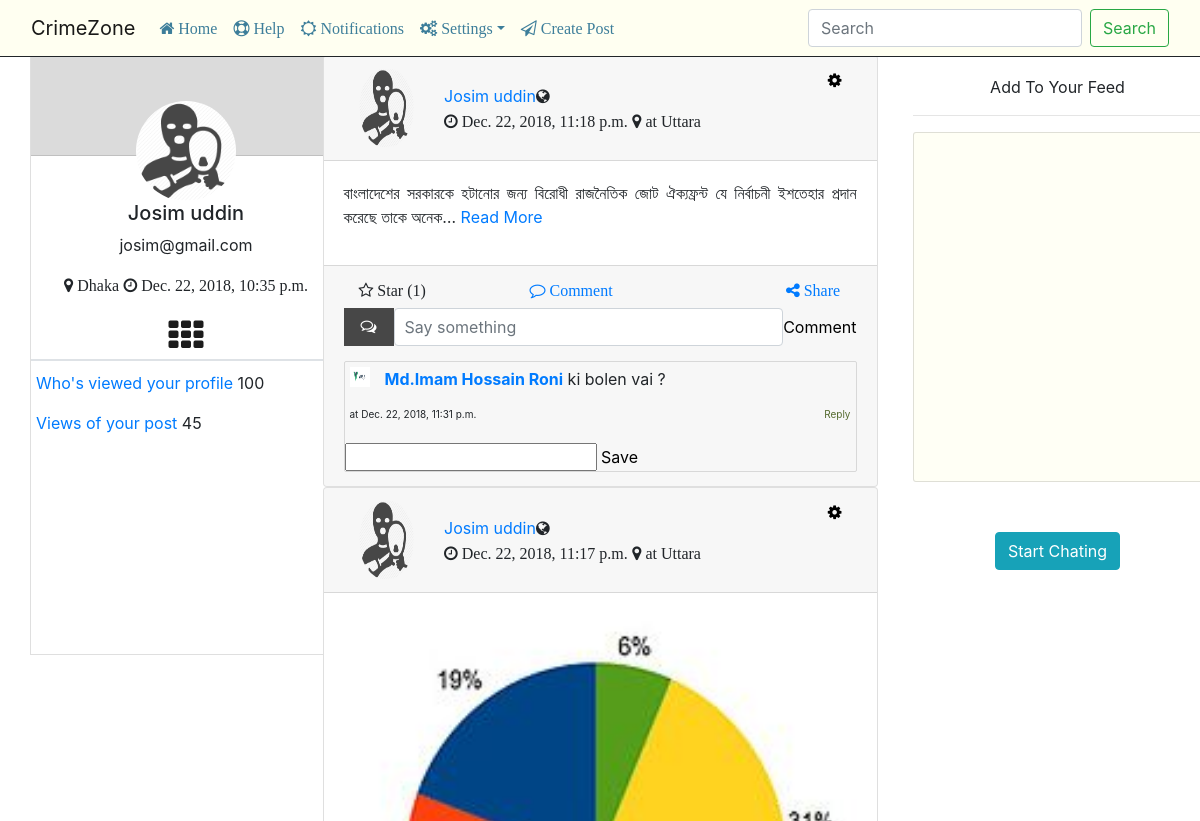
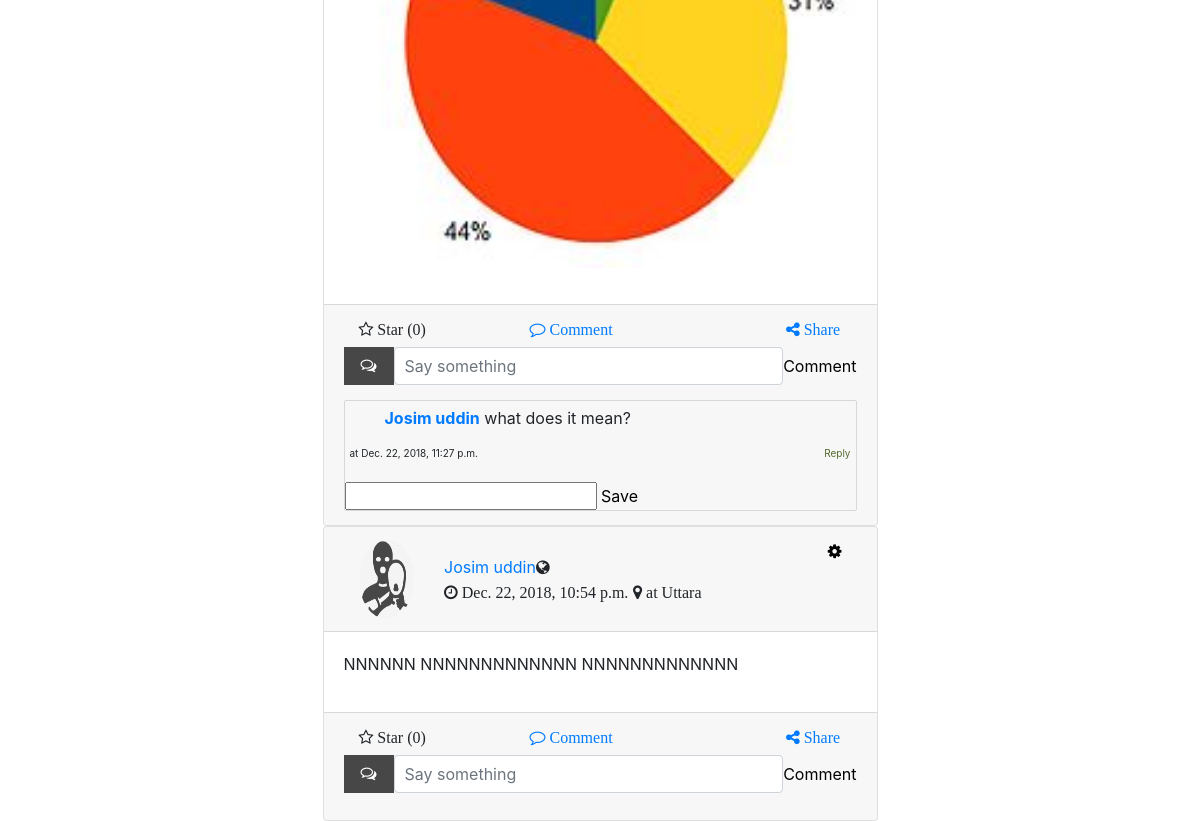
The page /users/31 on the database as committed earlier (2 pictures, top to bottom).
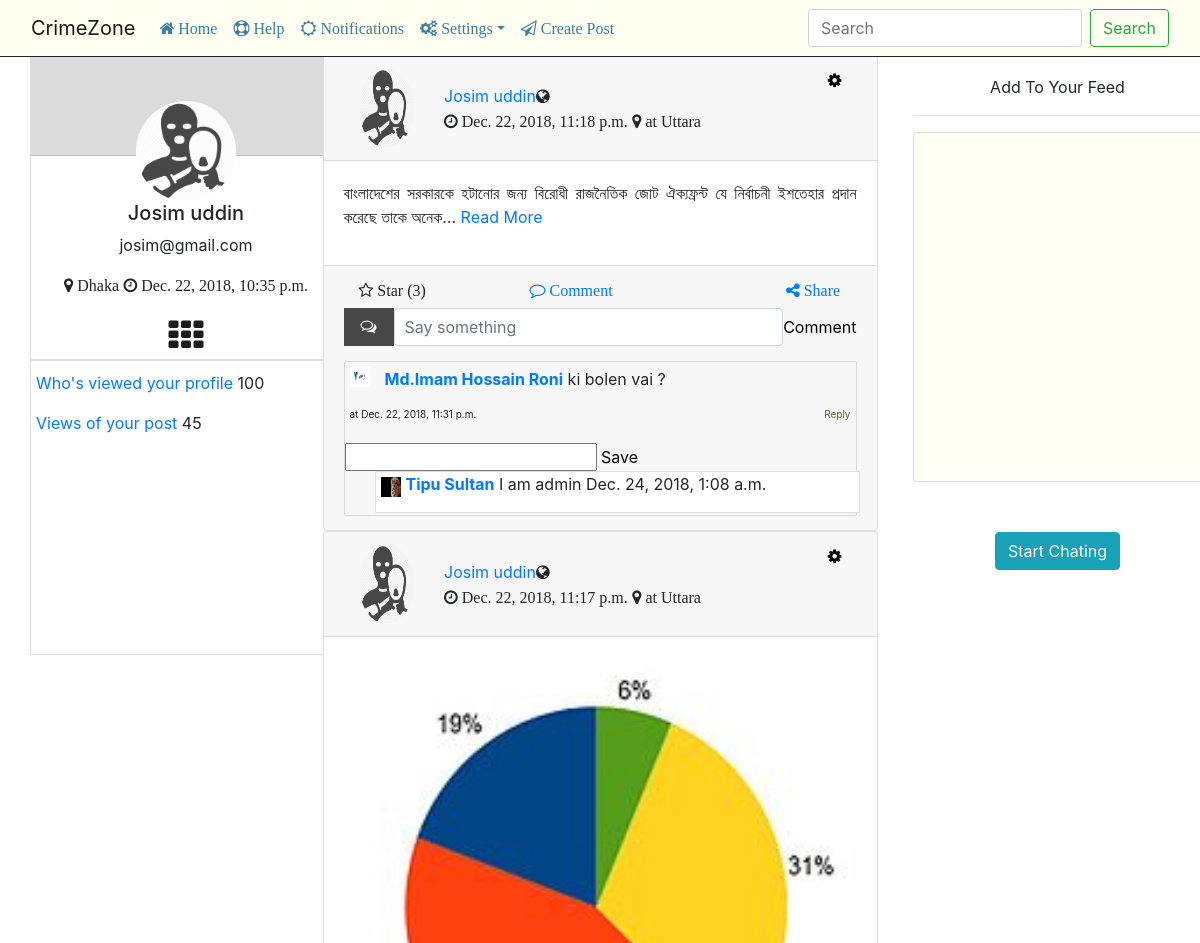
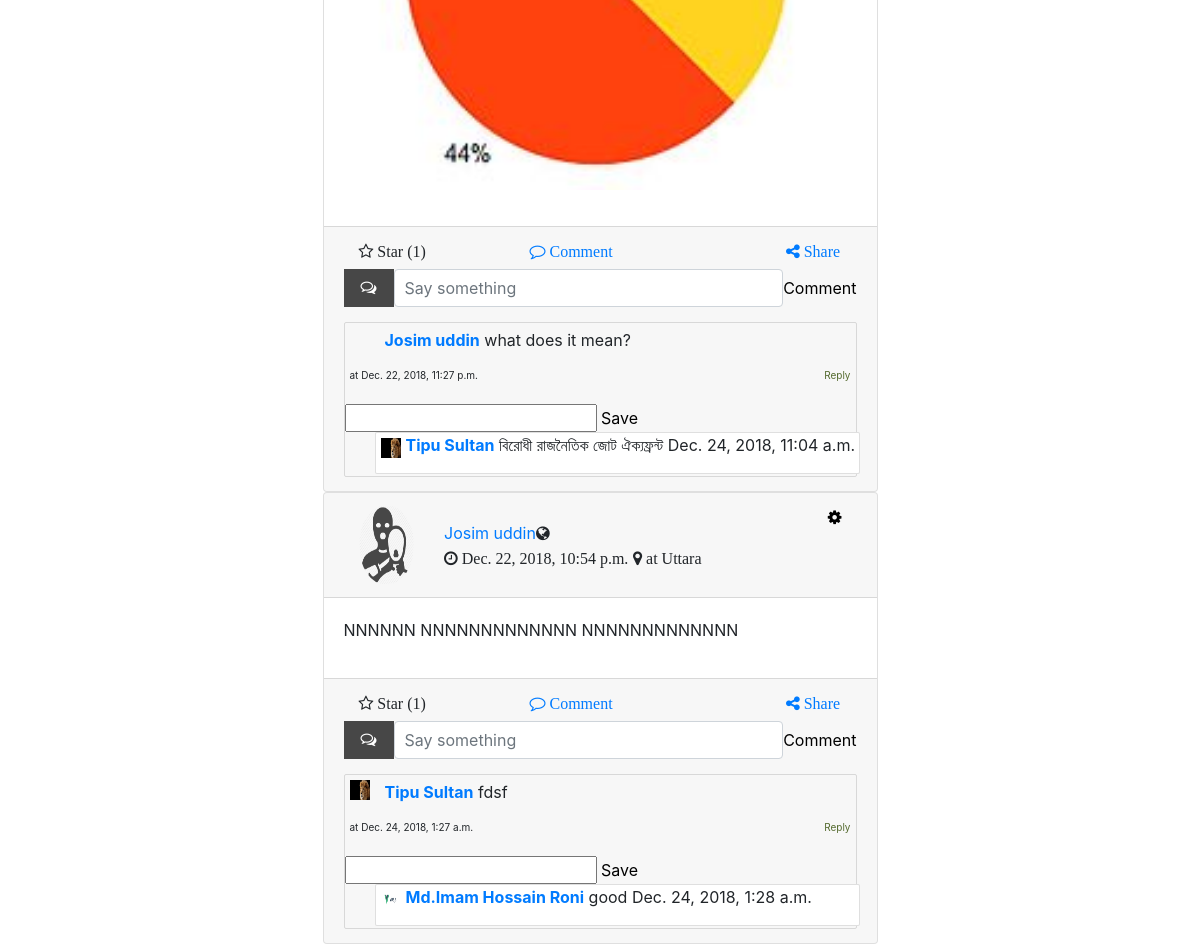
The same page on the database as committed later (2 pictures, top to bottom).
### crimezone_app/models.py (models this page shows, shortened)
class UserProfile(models.Model):
    user = models.OneToOneField(User, on_delete=models.CASCADE)
    role = models.IntegerField(choices=ROLE_CHOICES, null=True, default=1)
    followers = models.ManyToManyField('UserProfile',
                                       related_name='followers_profile',
                                       blank=True)
    following = models.ManyToManyField('UserProfile',
                                       related_query_name='following_profile',
                                       blank=True)
    profile_pic = models.ImageField(upload_to='profile_image', null=True, blank=True)
    joining_time = models.DateTimeField(auto_now_add=True, auto_now=False)
    @property
    def get_username(self):
        return self.user.first_name + ' ' + self.user.last_name if self.user else None
    @property
    def name(self):
        try:
            return "{0} {1}".format(self.user.first_name, self.user.last_name)
        except Exception:
            return self.user.username
    def __str__(self):
        return self.get_username

class CrimePost(models.Model):
    user_profile = models.ForeignKey(UserProfile,
                                     on_delete=models.PROTECT, null=True, blank=True)
    title = models.TextField( null=True,blank=True)
    images = models.ImageField(upload_to='post_images', null=True, blank=True)
    posted_on = models.DateTimeField(auto_now_add=True, auto_now=False)
    @property
    def is_liked_by_me(self):
        status = False
        try:
            request = CrequestMiddleware.get_request()
            user = request.user
            if self.like_set.filter(user_id=user.id).exists():
                status = True
        except Exception:
            pass
        return status

class Comment(models.Model):
    post = models.ForeignKey('CrimePost', on_delete=models.PROTECT)
    user = models.ForeignKey(User, on_delete=models.PROTECT)
    comment = models.CharField(max_length=100)
    commented_on = models.DateTimeField(auto_now_add=True, auto_now=False)

class Reply(models.Model):
    comment = models.ForeignKey('Comment', on_delete=models.CASCADE)
    user = models.ForeignKey(User, on_delete=models.CASCADE)
    reply = models.CharField(max_length=100)
    replied_on = models.DateTimeField(auto_now_add=True, auto_now=False)

### crimezone_app/views.py (the view)
# urls.py: path('users/<int:id>', views.userpost, name="user-view"),
def userpost(request, id):
    _user = get_object_or_404(UserProfile, pk=id)
    posts = CrimePost.objects.filter(user_profile=_user).order_by('-posted_on')
    context = {
        "data": _user,
        "posts": posts
    }
    return render(request, 'userpost.html', context)

### templates/userpost.html (shortened to what this page needs)
{% extends 'base.html' %}
{% load static %}
{% block profile %}
    <div class="col-md-3 left_sidebar">
        <div class="total-pp" id="user-profile">
            <div class="user-profile-background">
                <div class="user-profile-pp">
                    {% if data.profile_pic %}
                        <a href="/post"> <img src="{{ data.profile_pic.url }}"></a>
                    {% else %}
                        <a href="/post"><img src="{% static  'image/fav.png' %}"></a>
                    {% endif %}
                </div>
                <div class="user-pp" id="user-profile">
                    <h5 class="name">{{ data.get_username }} </h5>
                    <p class="email">{{ data.user.username }}</p>
                    <p class="fa fa-map-marker loc"> Dhaka</p>
                    <p class="fa fa-clock-o datetime"> {{ data.joining_time }}</p>
                </div>
                <div class="option">
                    <p><a class="fa fa-th menu userdetails" href="#" data-toggle="modal" data-target="#userdetails"
                          data-backdrop="static" data-keyboard="false"></a></p>
                </div>
                <div class="border"></div>
                <div class="other">
                    <p><a href="">Who's viewed your profile</a> 100</p>
                    <p><a href="">Views of your post</a> 45</p>
                </div>
            </div>
        </div>
    </div>
{% endblock %}
{% block content %}
    <div class="col-md-6 main_content">
        {% for post in posts %}
            <div class="card">
                <div class="card-header">
                    {% if common_post.user_profile.profile_pic %}
                        <div class="col-2 profile_picture"><img src="{{ post.user_profile.profile_pic.url }}"
                                                                alt="nopp"></div>
                    {% else %}
                        <div class="col-2 profile_picture"><a href="/post"><img src="{% static  'image/fav.png' %}"></a>
                        </div>
                    {% endif %}
                    <div class="col-10 friend_name">
                        <div class="friend_name_description">
                            <a href="#">{{ post.user_profile }}</a><i class="fa fa-globe"></i>
                            <br>
                            <p class="fa fa-clock-o"> {{ post.posted_on }}</p>
                            <p class="fa fa-map-marker location"> at Uttara</p>
                        </div>
                        <div class="modal_content">
                            <button type="button" class="fa fa-cog settingslogo" data-toggle="modal"
                                    data-target="#myModal"></button>
                        </div>
                    </div>
                </div>
                <div class="card-body main_content">
                    {% if post.images %}
                        <p><img src="{{ post.images.url }}" alt="noimg"></p>
                    {% endif %}
                    <p>
                        {% if post.title|length|get_digit:"-1" > 100 %}
                            {{ post.title|truncatechars:100 }}
                            {% if post.images %}
                                <a class="readmore" id="readmore" href="" data-toggle="modal" data-target="#postdetails"
                                   data-photo="{{ post.images.url }}" data-status="{{ post.title }}">
                                    Read More
                                </a>
                            {% else %}
                                <a class="readmore" id="readmore" href="" data-toggle="modal" data-target="#postdetails"
                                   data-status="{{ post.title }}">
                                    Read More
                                </a>
                            {% endif %}
                        {% else %}
                            {{ post.title }}
                        {% endif %}
                    </p>
                </div>
                <div class="card-footer">
                    <form class="comment-form" action="#">
                        <div class="col-4 like">
                            <a class="fa fa-star-o likebutton" data-post="{{ post.id }}">
                                {% if post.is_liked_by_me %}
                                    <span class="like-unlike-btn-text-{{ post.id }}">Unstar</span>
                                {% else %}
                                    <span class="like-unlike-btn-text-{{ post.id }}">Star</span>
                                {% endif %}
                                <span id="like-count-{{ post.id }}">({{ post.like_set.count }})</span>
                            </a>
                        </div>
                        <div class="col-6 comment ">
                            <a class="fa fa-comment-o commentbutton" href="#"> Comment</a>
                        </div>
                        <div class="col-2 share">
                            <a class="fa fa-share-alt sharebutton" href="#"> Share</a>
                        </div>
                        <div class="space"></div>
                        <div class="form-group write-comment">
                            <i class="fa fa-comments-o icon"></i>
                            <input type="text" class="form-control commentbox"
                                   placeholder="Say something">
                            <button type="submit">Comment</button>
                        </div>
                        {% for comment in post.comment_set.all %}
                            <div class="comment-show">
                                {% if comment.user.userprofile.profile_pic %}
                                    <div class="comment-pp">
                                        <img src="{{ comment.user.userprofile.profile_pic.url }}" alt="">
                                    </div>
                                {% endif %}
                                <div class="comment-txt">
                                    <p class="comment-user-name">
                                        <a href=""><b>{{ comment.user.userprofile.name }}</b></a>
                                        <span id="comment-display">{{ comment.comment }}</span>
                                    <div class="time-r-box">
                                        <span class="commentedon"> at {{ comment.commented_on }}</span>
                                        <button class="reply-button" type="button">Reply</button>
                                    </div>
                                    </p>
                                </div>
                                <div class="reply-form">
                                    <input type="text" name="reply-txt">
                                    <button data-post="{{ post.id }}" data-comment="{{ comment.id }}"
                                            class="reply-submit-btn" type="button">
                                        Save
                                    </button>
                                </div>
                                {% for reply in comment.reply_set.all %}
                                    <div class="reply-show">
                                        <div class="reply-pp">
                                            {% if reply.user.userprofile.profile_pic %}
                                                <img src="{{ reply.user.userprofile.profile_pic.url }}" alt="">
                                            {% endif %}
                                        </div>
                                        <div class="reply-txt">
                                            <p class="reply-user-name">
                                                <a href="">
                                                    <b>{{ reply.user.userprofile.name }}</b>
                                                </a>
                                                <span id="reply-display">{{ reply.reply }}</span>
                                                {{ reply.replied_on }}
                                            </p>
                                        </div>
                                    </div>
                                {% endfor %}
                            </div>
                        {% endfor %}
                    </form>
                </div>
            </div>
        {% endfor %}
    </div>
{% endblock %}
{% block feed %}
    <div class="col-md-3 right_sidebar ">
    <div class="total-rr ">
        <div class="first-rr">
            <p class="feed">Add To Your Feed</p>
            <hr>
            <div class="follower-show-border">
            </div>
            <div class="chat">
                <center>
                    <a href="chating.html">
                        <button class=" chatbutton btn btn-info">Start Chating</button>
                    </a>
                </center>
            </div>
        </div>
    </div>
{% endblock %}

### templates/base.html (shortened to what this page needs)
<!DOCTYPE html>
<html>
<head>
  {% load static%}
  <link rel="stylesheet" href="{% static 'css/bootstrap.css' %}">
  <link rel='stylesheet' href=" {% static 'css/font-awesome.min.css' %}"/>
  <link rel="stylesheet" href="{% static 'css/style.css' %}"/>
</head>
<body>
  <header class="headersection " id="fixed_nav">
    <div class="container-fluid navcontainer">
      <nav class=" navbar navbar-expand-lg   navbar-light  navcontainer2 ">
        <a class="navbar-brand" href="#">CrimeZone</a>
        <div class="collapse navbar-collapse" id="navbarSupportedContent">
          <ul class="navbar-nav mr-auto">
            <li class="nav-item active">
              <a class="fa fa-home nav-link" href="/commonpost"> Home <span class="sr-only">(current)</span></a>
            </li>
            <li class="nav-item">
              <a class="nav-link fa fa-support
              " href="#">  Help</a>
            </li>
            <li class="nav-item">
              <a class="nav-link fa fa-sun-o
              " href="#"> Notifications</a>
            </li>
            <li class="nav-item dropdown">
              <a class="nav-link dropdown-toggle fa fa-cogs" href="#" id="navbarDropdown" role="button" data-toggle="dropdown" aria-haspopup="true" aria-expanded="false">
              Settings</a>
            </li>
            <li class="nav-item">
              <a class="nav-link fa fa-send-o
              " href="#"data-toggle="modal" data-target="#createpost" > Create Post</a>
            </li>
          </ul>
          <form class="form-inline my-2 my-lg-0">
            <input class="form-control mr-sm-2" type="search" id="search_box" placeholder="Search" aria-label="Search">
            <button class="btn btn-outline-success my-2 my-sm-0" id="search_btn" type="submit">Search</button>
          </form>
        </div>
      </nav>
    </div>
  </header>
<div class=" maincontainer container-fluid" id="root">
        {% block profile %}
        {% endblock %}
        {% block content %}
        {% endblock %}
        {% block feed %}
        {% endblock %}
</div>
</body>
</html>

Rows that differ between the two databases and show on the page:
computed for CrimePost "Dec. 22, 2018, 11:18 p.m.": like_set.count "1" → "3"
added Reply: user.userprofile.profile_pic (picture), user.userprofile.name "Tipu Sultan", reply "I am admin", replied_on "Dec. 24, 2018, 1:08 a.m.", shown under Comment "ki bolen vai ?"
computed for CrimePost "Dec. 22, 2018, 11:17 p.m.": like_set.count "0" → "1"
added Reply: user.userprofile.profile_pic (picture), user.userprofile.name "Tipu Sultan", reply "বিরোধী রাজনৈতিক জোট ঐক্যফ্রন্ট", replied_on "Dec. 24, 2018, 11:04 a.m.", shown under Comment "what does it mean?"
computed for CrimePost "Dec. 22, 2018, 10:54 p.m.": like_set.count "0" → "1"
added Comment: user.userprofile.profile_pic (picture), user.userprofile.name "Tipu Sultan", comment "fdsf", commented_on "Dec. 24, 2018, 1:27 a.m.", shown under CrimePost "Dec. 22, 2018, 10:54 p.m."
added Reply: user.userprofile.profile_pic (picture), user.userprofile.name "Md.Imam Hossain Roni", reply "good", replied_on "Dec. 24, 2018, 1:28 a.m.", shown under "Tipu Sultan"
